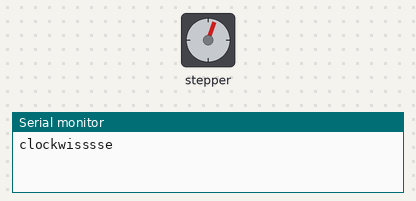
Bench run of a sketch on a simulated Arduino Uno, built with avr-gcc and run on an emulated ATmega328P. Parts: stepper motor, the last lines printed to the serial monitor. Stepper angles assume 18983 steps per turn.

Above: at 1.7 s.
At 15.93 s:
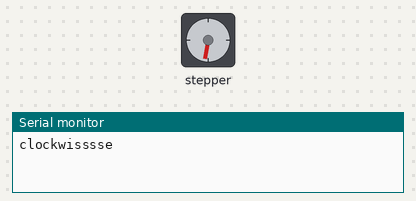
At 30.2 s:
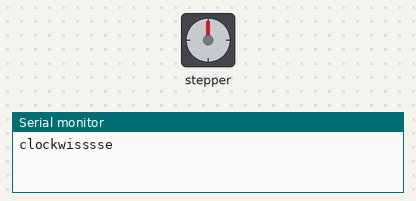
At 39.88 s:
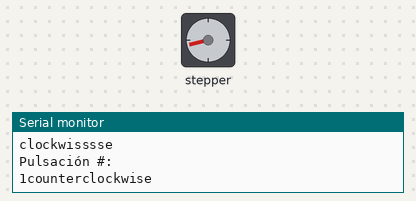
Timing chart, 0 to 40.0 s (numbered marks = the images above):
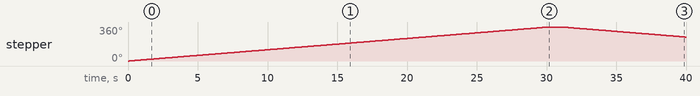

Measured:
- by itself, stepper: turns 360° clockwise in 30.0 s, then 106° counter-clockwise in 8.8 s

The sketch:

paso_a_paso.ino
```cpp
#include <Stepper.h>

const int stepsPerRevolution = 150055;  // change this to fit the number of steps per revolution
int cont = 0;

// ULN2003 Motor Driver Pins
#define IN1 19
#define IN2 18
#define IN3 5
#define IN4 17

// initialize the stepper library
Stepper myStepper(stepsPerRevolution, IN1, IN3, IN2, IN4);

void setup() {
  // set the speed at 5 rpm
  myStepper.setSpeed(2);
  // initialize the serial port
  Serial.begin(115200);
}

void loop() {
  // step one revolution in one direction:
  Serial.println("clockwisssse");
  myStepper.step(stepsPerRevolution);
  delay(1000);

cont = cont + 1;
Serial.println("Pulsación #:");
Serial.print(cont);

  // step one revolution in the other direction:
  Serial.println("counterclockwise");
  myStepper.step(-stepsPerRevolution);
  delay(1000);
}
```
